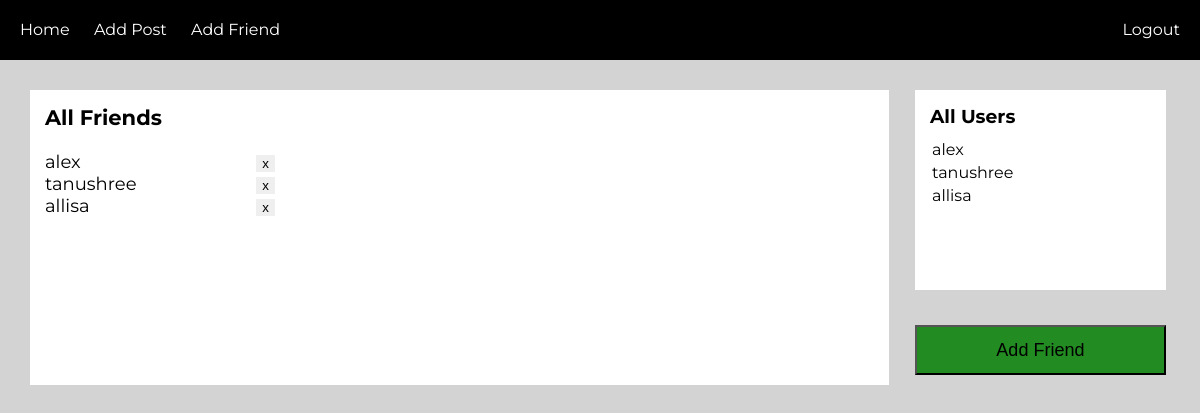
/users/addFriend/ (signed in), run on the app's committed database.
### users/models.py (models this page shows, shortened)
class CustomUser(AbstractUser):
    name = models.CharField(blank=True, max_length=255)

### users/views.py (the view)
# urls.py: path('addFriend/', views.addFriend.as_view(), name='addFriend'),
class addFriend(TemplateView):
    success_url = reverse_lazy('login')
    template_name = 'addFriend.html'
    @method_decorator(login_required)
    def get(self, request):
        users = CustomUser.objects.exclude(id=request.user.id)
        friend = Friend.objects.get(current_user=request.user)
        friends = friend.users.all()
        args = {'users':users, 'friends':friends}
        return render(request, self.template_name, args)

### users/templates/addFriend.html (shortened to what this page needs)
{% extends 'base.html' %}
{% load staticfiles %}
{% block css %}
<link rel="stylesheet" href="{% static 'css/addFriend.css' %}">
{% endblock %}
{% block log %}
  {% if user.is_authenticated %}
    <a class="login" href="{% url 'logout' %}">Logout</a>
  {% else %}
    <a class="login" href="{% url 'login' %}">Login</a>
  {% endif %}
{% endblock %}
{% block content %}
  <div class="currFriends">
     <div class="friends">
       <h3>All Friends</h3>
       <div class="list">
         {% for friend in friends %}
           <div class="rowList">
             <p>{{ friend.username }}</p>
             <a href="{% url 'change_friends' operation='remove' pk=friend.pk %}">
               <button class="x">x</button>
             </a>
           </div>
         {% endfor %}
      </div>
    </div>
  </div>
  <div class="friendsList">
      <div class="possFriends">
        <h3 class="allUsers">All Users</h3>
        {% for user in users %}
        <a class="users" href="{% url 'change_friends' operation='add' pk=user.pk %}">
          {{ user.username }}
        </a>
        {% endfor %}
      </div>
      <div class="post">
          <button class="green">Add Friend</button>
      </div>
  </div>
{% endblock %}

### users/static/css/addFriend.css (style rules this page uses)
body { margin: 0px; font-family: 'Montserrat', sans-serif; background-color: lightgrey; }
p { margin: 0px; }
h3 { margin-top: 0px; }
a { color: white; padding-left: 20px; text-decoration: none; }
a.login { padding-right: 20px; }
div.currFriends { margin: 0; padding-right: 30px; flex: 0 0 75%; }
div.friends { border: 0px; padding: 15px; width: 97%; height: 265px; font-size: large; background-color: white; color: black; }
div.list { display: flex; flex-direction: column; }
div.rowList { display: flex; flex-direction: row; width: 230px; justify-content: space-between; }
div.friendsList { display: flex; flex-direction: column; flex: 0 0 22%; }
div.possFriends { padding: 15px; height: 170px; overflow: scroll; background-color: white; display: flex; flex-direction: column; }
h3.allUsers { margin-bottom: 10px; }
a.users { padding: 2px; color: black; }
div.post { padding-top: 35px; }
button.x { border: 0px; }
button.green { background-color: forestgreen; height: 50px; width: 100%; font-size: large; }

### data on the page
CustomUser: username "alex"
CustomUser: username "tanushree"
CustomUser: username "allisa"
